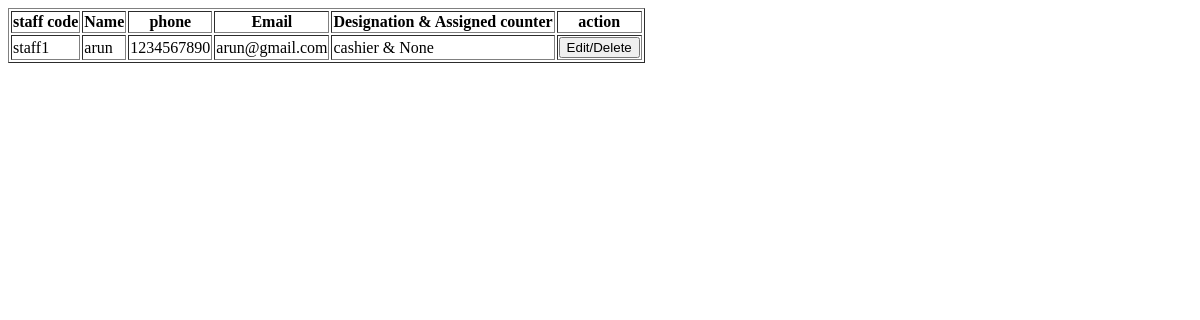
/ManageStaff (signed in), run on an earlier commit of the app's database.
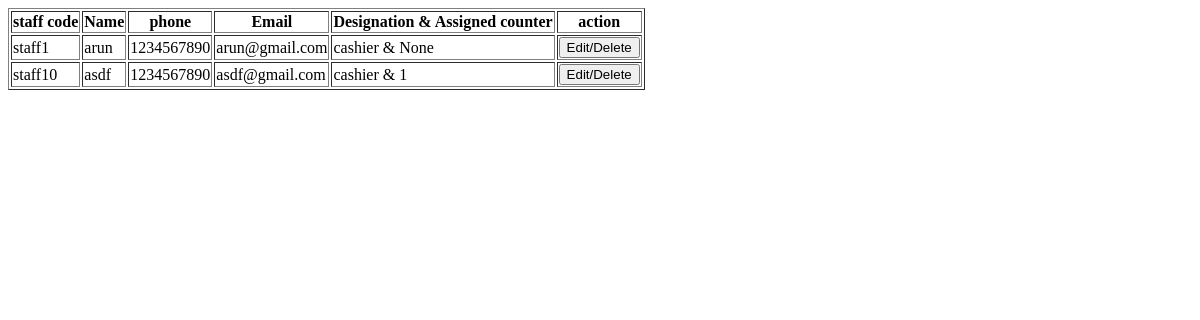
And on a later commit of the database.
### RetailIQApp/models.py (models this page shows)
class StaffTable(models.Model):
    SHOPID = models.ForeignKey(ShopTable, on_delete=models.CASCADE, null=True, blank=True)
    staff_code = models.CharField(max_length=20, null=True, blank=True)
    name = models.CharField(max_length=20, null=True, blank=True)
    phone = models.CharField(max_length=20, null=True, blank=True)
    email = models.EmailField(max_length=50, null=True, blank=True)
    designation = models.CharField(max_length=20, null=True, blank=True)
    assigned_counter = models.IntegerField(null=True, blank=True) #can be null if the shop does not have that counter pattern
    LOGINID = models.ForeignKey(LoginTable, on_delete=models.CASCADE, null=True, blank=True)

### RetailIQApp/views.py (the view)
# urls.py: path('ManageStaff',ManageStaff.as_view(),name='ManageStaff'),
class ManageStaff(View):
    def get(self,request):
        obj = StaffTable.objects.filter(SHOPID__LOGINID_id=request.session['loginid'])
        return render(request,'shop/ManageStaff.html', {'staff_data':obj})

### templates/Shop/manageStaff.html (shortened to what this page needs)
<!DOCTYPE html>
<html lang="en">
<head>
</head>
<body>
    <table border="1">
        <tr>
            <th>staff code</th>
            <th>Name</th>
            <th>phone</th>
            <th>Email</th>
            <th>Designation & Assigned counter</th>
            <th>action</th>
        </tr>
        {% for i in staff_data %}
        <tr>
            <td>{{ i.staff_code }}</td>
            <td>{{ i.name }}</td>
            <td>{{ i.phone }}</td>
            <td>{{ i.email }}</td>
            <td>{{ i.designation }} & {{ i.assigned_counter }}</td>
            <td>
                <button type="submit">Edit/Delete</button>
            </td>
        </tr>
        {% endfor %}
    </table>
</body>
</html>

What changed in the data, as far as the page shows it:
added StaffTable: staff_code "staff10", name "asdf", phone "1234567890", email "asdf@gmail.com", designation "cashier", assigned_counter "1"
